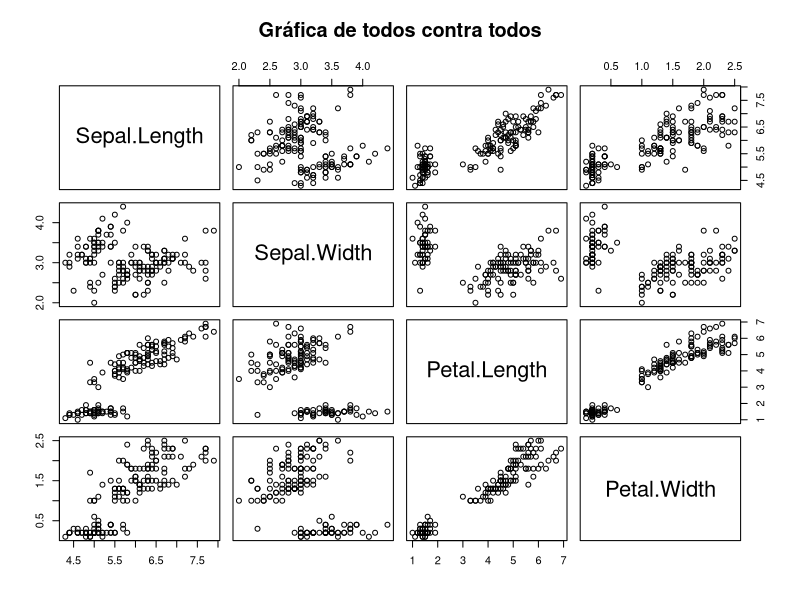

R code for this plot: (Note: this script raises an error after producing the figure.)

datos <- iris
head(iris)
## Visualización comparativa
plot(datos[,-5], main="Gráfica de todos contra todos")

# Scatterplot
datos %>% 
  ggplot(aes(Sepal.Length, Sepal.Width))+
  geom_point()+
  theme(legend.position = "none")

datos %>% 
  ggplot(aes(Sepal.Length, Sepal.Width))+
  geom_point(aes(col = Species))+
  theme(legend.position = "none")

## Histogramas
hist(datos$Sepal.Length,
     main="Histograma de Longitud de sépalo por especie", xlab="Longitud de sépalo")
qplot(Sepal.Length, data=datos, geom='histogram', main="Histograma de Longitud de sépalo",
      xlab="Longitud de sépalo", ylab = 'Frecuencia')
qplot(Sepal.Length, data=datos, geom='histogram', fill=Species,
      main="Histograma de Longitud de sépalo por especie", xlab="Longitud de sépalo")


## Boxplot
irisVer <- subset(datos, Species == "versicolor")
irisSet <- subset(datos, Species == "setosa")
irisVir <- subset(datos, Species == "virginica")
par(mfrow=c(1,3))
boxplot(irisVer[,-5], main="Versicolor",ylim = c(0,8),las=2)
boxplot(irisSet[,-5], main="Setosa",ylim = c(0,8),las=2)
boxplot(irisVir[,-5], main="Virginica",ylim = c(0,8),las=2)
